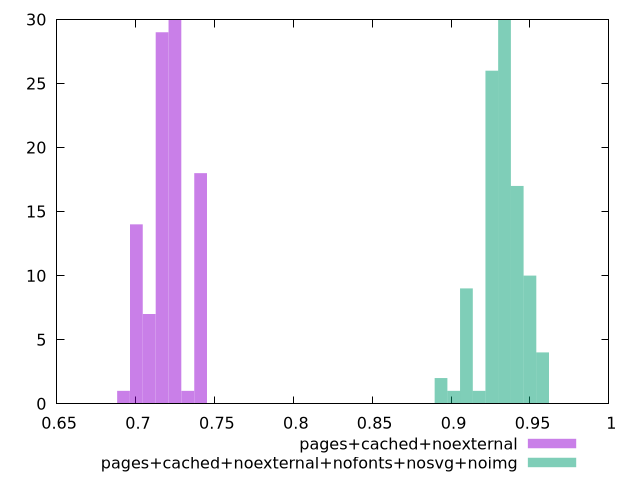

Source code (gnuplot):
$_pagesCachedNoexternal <<EOF
0.7005337554183992 14
0.7249709794446225 30
0.7168252381025481 29
0.7412624621287713 18
0.7086794967604737 7
0.6923880140763249 1
0.7331167207866969 1
EOF
$_pagesCachedNoexternalNofontsNosvgNoimg <<EOF
0.9338723875563899 30
0.9258217635257314 26
0.9097205154644143 9
0.9580242596483656 4
0.9419230115870485 17
0.949973635617707 10
0.8936192674030973 2
0.9016698914337558 1
0.9177711394950728 1
EOF
set key outside below
set terminal pngcairo
set output "report_00005_2020-11-02T22-26-11.212Z/performance_score/performance_score_pages+cached+noexternal_pages+cached+noexternal+nofonts+nosvg+noimg+hist.png"
set boxwidth 0.008050624030658534
set style fill transparent solid 0.5 noborder
set yrange [0:30]
plot $_pagesCachedNoexternal title "pages+cached+noexternal" with boxes ,$_pagesCachedNoexternalNofontsNosvgNoimg title "pages+cached+noexternal+nofonts+nosvg+noimg" with boxes ,
